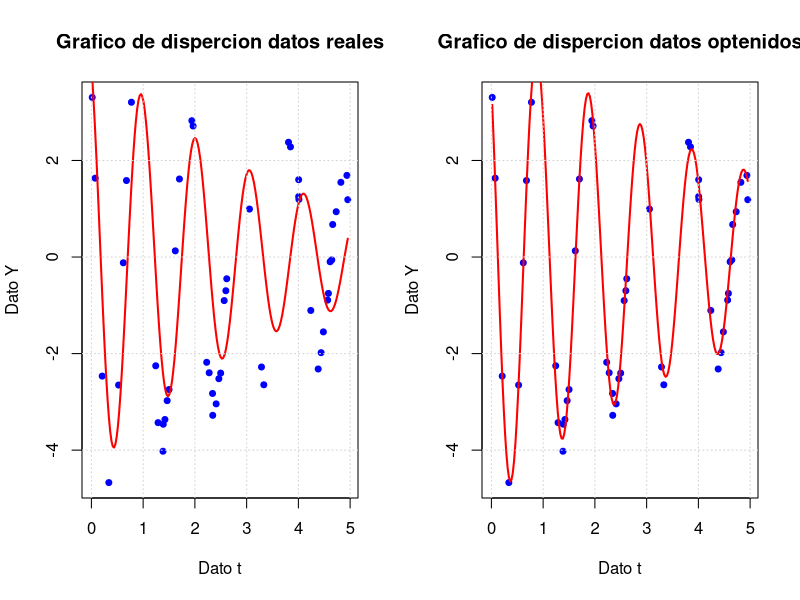

Here is the R script that generated this plot:
modelo <- function(A, landa, w, teta, t) {

  A * exp(-landa * t) * cos(w * t + teta)
}


funcion_Objetivo <- function(beta, t_data, y_data) {
  
  # parametros
  A <- beta[1]
  landa <- beta[2]
  w <- beta[3]
  teta <- beta[4]
  #---------------------------------------------------------------------
  # Nuevo Y o prediccion de Y
  y_pred <- A * exp(-landa * t_data) * cos(w * t_data + teta)
  #----------------------------------------
  #
  sum((y_data - y_pred)^2)
}

gradiente <- function(beta, t_data, y_data) {
  # Parametros
  A <- beta[1]
  landa <- beta[2]
  w <- beta[3]
  teta <- beta[4]
  #---------------------------------------------------------------------
  # Cuantos datos hay en t_data ( un "Len" de python)
  n <- length(t_data)
  #---------------------------------------------------------------------
  # nuevo gradiente
  grad <- numeric(4)
  
  for(i in 1:n) {
    # rescribiendo t e Y
    t <- t_data[i]
    y <- y_data[i]
    #-------------------------------------------------------------------
    # Predicción
    exp_term <- exp(-landa * t)
    cos_term <- cos(w * t + teta)
    sin_term <- sin(w * t + teta)
    y_pred <- A * exp_term * cos_term
    #-------------------------------------------------------------------  
    # Residuo
    r <- y - y_pred
    #-------------------------------------------------------------------
    # Derivadas parciales respecto a cada parámetro

    dy_dA <- exp_term * cos_term                  #deribada de Y segun A
    dy_dlanda <- -A * t * exp_term * cos_term     #deribada de Y segun landa
    dy_dw <- -A * exp_term * sin_term * t         #deribada de Y segun W
    dy_dteta <- -A * exp_term * sin_term          #deribada de Y segun Teta
    #-------------------------------------------------------------------
    # Gradiente (regla de la cadena [NOOO de nuevo jajajjja XD]) 
    grad[1] <- grad[1] - 2 * r * dy_dA
    grad[2] <- grad[2] - 2 * r * dy_dlanda
    grad[3] <- grad[3] - 2 * r * dy_dw
    grad[4] <- grad[4] - 2 * r * dy_dteta
  }    
  
  return(grad)
}

hessiana <- function(beta, t_data, y_data) {
  
  # Parametros
  A <- beta[1]
  landa <- beta[2]
  w <- beta[3]
  teta <- beta[4]
  #---------------------------------------------------------------------
  # Cuantos datos hay en t_data ( un "Len" de python)
  n <- length(t_data)
  #---------------------------------------------------------------------
  #Matris para la hessiana
  H <- matrix(0, nrow = 4, ncol = 4)
  
  for(i in 1:n) {
    # rescribiendo t segun la base de datos
    t <- t_data[i]
    #-------------------------------------------------------------------
    # Predicción
    exp_term <- exp(-landa * t)
    cos_term <- cos(w * t + teta)
    sin_term <- sin(w * t + teta)
    #-------------------------------------------------------------------
    # Derivadas parciales respecto a cada parámetro
    dy_dA <- exp_term * cos_term                  #deribada de Y segun A
    dy_dlanda <- -A * t * exp_term * cos_term     #deribada de Y segun landa
    dy_dw <- -A * exp_term * sin_term * t         #deribada de Y segun W
    dy_dteta <- -A * exp_term * sin_term          #deribada de Y segun Teta
    #-------------------------------------------------------------------
    # Derivadas de segundo orden (aproximación de Gauss-Newton)
    # H = 2 * J**T * J (ignorando términos de segundo orden con residuos)
    J <- c(dy_dA, dy_dlanda, dy_dw, dy_dteta)
    H <- H + 2 * outer(J, J)
  }
  
  return(H)
}

# Método de Newton
newton <- function(beta_0, t_data, y_data, tol = 1e-6, max_iter = 100) {
  #BETA tiene los valores de A, landa, W y TETA
  beta <- beta_0
  historial <- matrix(NA, nrow = max_iter + 1, ncol = 5)
  colnames(historial) <- c("iter", "A", "landa", "w", "teta")
  
  historial[1, ] <- c(0, beta)
  
  for(k in 1:max_iter) {
    grad <- gradiente(beta, t_data, y_data)
    H <- hessiana(beta, t_data, y_data)
    
    # Resolver H * delta = -grad
    delta <- tryCatch({
      solve(H, -grad)
    }, error = function(e) {
      # Si la Hessiana es singular (signo incorrecto), usar pseudo-inversa
      MASS::ginv(H) %*% (-grad)
    })
    
    beta_nuevo <- beta + delta
    historial[k + 1, ] <- c(k, beta_nuevo)
    
    # Criterio de convergencia
    if(norm(delta, type = "2") < tol) {
      cat("Convergencia alcanzada en", k, "iteraciones\n")
      return(list(
        beta = beta_nuevo,
        valor_f = funcion_Objetivo(beta_nuevo, t_data, y_data),
        iteraciones = k,
        historial = historial[1:(k+1), ]
      ))
    }
    
    beta <- beta_nuevo
  }
  
  cat("Máximo de iteraciones alcanzado\n")
  return(list(
    beta = beta,
    valor_f = funcion_Objetivo(beta_nuevo, t_data, y_data),
    iteraciones = max_iter,
    historial = historial
  ))
}
#---------------------------------------------------------------------
#INT MAIN () 
# datos iniciales
set.seed(123)
A_real <- 5
landa_real <- 0.2
w_real <- 2*pi
teta_real <- pi/4
#---------------------------------------------------------------------
# Base de datos
t_data <- c(0.01585558, 0.07313676, 0.20858986, 0.33697873, 0.52537301, 0.6164369,
     0.67744082, 0.77372499, 1.24299318, 1.28798218, 1.38339642, 1.38848687,
     1.42076869, 1.46404696, 1.50057502, 1.62121603, 1.70114607, 1.94117773,
     1.96511879, 2.22784082, 2.27602643, 2.34135203, 2.34449634, 2.41064538,
     2.46308469, 2.49806005, 2.56570644, 2.59826844, 2.61573859, 3.05457166,
     3.28683793, 3.33196052, 3.80886595, 3.84728936, 4.00492237, 4.00529043,
     4.01024845, 4.23964951, 4.38247821, 4.43925851, 4.48290057, 4.56513696,
     4.58015693, 4.61305888, 4.64543839, 4.6630282, 4.73071767, 4.82119210,
     4.93766455, 4.95449219)

y_data <- c(3.30604951, 1.63304262, -2.46669298, -4.67216227, 
          -2.65183759, -0.11931208, 1.58435298, 3.20604040, -2.25300509, 
          -3.43019723, -4.02265257, -3.46359790, -3.36545235, -2.97468372, 
          -2.74451778, 0.12791535, 1.61615275, 2.82364845, 2.71400979, 
          -2.18062097, -2.39741066, -2.82599835, -3.27902725, -3.04151353, 
          -2.52012235, -2.40448523, -0.90204355, -0.69802758, -0.45049201, 
          0.99303212, -2.27801465, -2.64637196, 2.37675322, 2.28167791, 
          1.25167305, 1.60197788, 1.19320954, -1.10650603, -2.31930834, 
          -1.98134768, -1.55041113, -0.89272659, -0.75329989, -0.09842116, 
          -0.05934957, 0.67373312, 0.93814889, 1.54737425, 1.69100012,
          1.18712468)

#-----------------------------------------------------------------------
#PRUEBA
#y_data <- modelo(5, 0.2, 2*pi, pi/4, t_data) + rnorm(50, 0, 0.2)
#-----------------------------------------------------------------------
# Valores iniciales
beta0 <- c(4.5, 0.3, 6.0, 0.5)
# Ejecutar método de Newton
resultado <- newton(beta0, t_data, y_data)
#-----------------------------------------------------------------------
# VISUALIZACIÓN DE RESULTADOS
par(mfrow = c(1, 2))

# 1. Grafico 1
plot(t_data, y_data, pch = 20, col = "blue", cex = 1.2,
     xlab = "Dato t", ylab = "Dato Y", 
     main = "Grafico de dispercion datos reales")
t_plot <- seq(min(t_data), max(t_data), length.out = 200)

y_ajustado <- modelo(beta0[1], beta0[2], 
                     beta0[3], beta0[4], t_plot)

lines(t_plot, y_ajustado, col = "red", lwd = 2)

#legend("topright", legend = c("Datos experimentales", "Modelo ajustado"), 
#       col = c("blue", "red"), pch = c(20, NA), lty = c(NA, 1), lwd = c(1, 2))
grid()

#--------------------
#-----------------------------------------------------------------------

# 1. Grafico 1
plot(t_data, y_data, pch = 20, col = "blue", cex = 1.2,
     xlab = "Dato t", ylab = "Dato Y", 
     main = "Grafico de dispercion datos optenidos")
t_plot <- seq(min(t_data), max(t_data), length.out = 200)

y_ajustado <- modelo(resultado$beta[1], resultado$beta[2], 
                    resultado$beta[3], resultado$beta[4], t_plot)

lines(t_plot, y_ajustado, col = "red", lwd = 2)

grid()

#--------------------
#-----------------------------------------------------------------------

precicion_a <-abs((A_real - abs(resultado$beta[1])))
# error dividio en real
precicion_a <- mean(precicion_a / A_real)

precicion_a <- precicion_a * 100
# 100% menos porcentaje ERROR
precicion_a <- 100 - precicion_a
#cat(precicion_a)


precicion_landa <-abs((landa_real - abs(resultado$beta[2])))
# error dividio en real
precicion_landa <- mean(precicion_landa / landa_real)

precicion_landa <- precicion_landa * 100
# 100% menos porcentaje ERROR
precicion_landa <- 100 - precicion_landa
#cat(precicion_landa)


precicion_w <-abs((w_real - abs(resultado$beta[3])))
# error dividio en real
precicion_w <- mean(precicion_w / w_real)

precicion_w <- precicion_w * 100
# 100% menos porcentaje ERROR
precicion_w <- 100 - precicion_w
#cat(precicion_w)


precicion_teta <-abs((teta_real - abs(resultado$beta[4])))
# error dividio en real
precicion_teta <- mean(precicion_teta / teta_real)

precicion_teta <- precicion_teta * 100
# 100% menos porcentaje ERROR
precicion_teta <- 100 - precicion_teta
#cat(precicion_teta)

precicion_total <- mean(precicion_a,precicion_landa,precicion_teta,precicion_w)
#cat(precicion_total)
#--------------------
#-----------------------------------------------------------------------


cat("\n=== RESULTADOS Sin JACOBIANO===\n")
cat("A obtenido     =",resultado$beta[1],"   y A buscado    =",A_real,"\n")
cat("Su precicion es =",precicion_a,"\n")
cat("Landa obtenido =",resultado$beta[2],"   y Landa buscad =",landa_real,"\n")
cat("Su precicion es =",precicion_landa,"\n")
cat("W obtenido     =",resultado$beta[3],"  y W buscado    =",w_real,"\n")
cat("Su precicion es =",precicion_w,"\n")
cat("teta obtenido  =",resultado$beta[4],"   y teta buscado =",teta_real,"\n")
cat("Su precicion es =",precicion_teta,"\n")
cat("Iteraciones necesarias = ",resultado$iteraciones,"\n")
cat("Valor de la Funcion(β) =", resultado$valor_f, "\n")
cat("La precicion del progra es =",precicion_total)